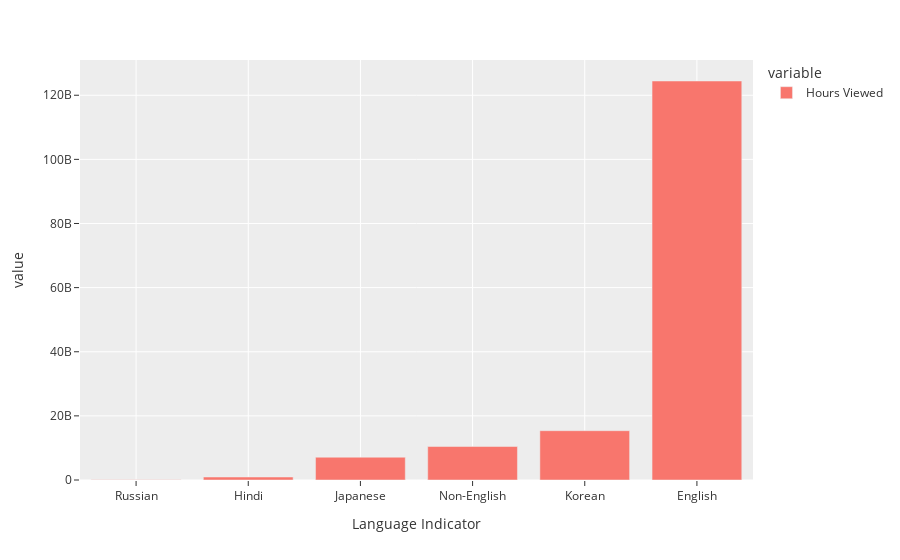
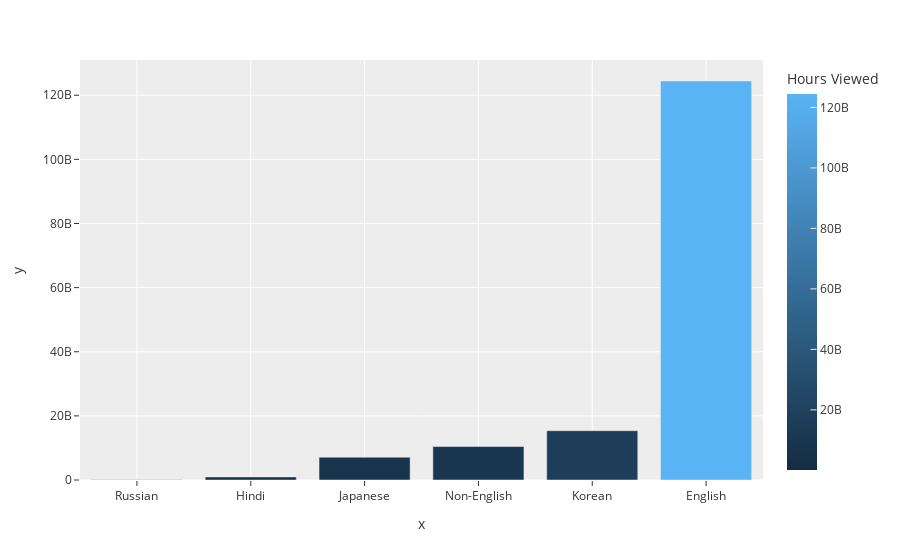

Notebook code for these charts, in order:
### Code cell
# Bar chart for views by lang

fig4 = px.bar(viewbylang,
              x=["Russian", "Hindi", "Japanese", "Non-English", "Korean", "English"],
              y = viewbylang.values, color='Hours Viewed')
fig5 = px.bar(vbl)
fig5.show()
fig4.show()

### Figure 1 — Plotly figure (JSON) as saved in the notebook; plotly's stock layout.template omitted (floating-point values rounded to 4 significant figures)
{"data": [{"alignmentgroup": "True", "hovertemplate": "variable=Hours Viewed<br>Language Indicator=%{x}<br>value=%{y}<extra></extra>", "legendgroup": "Hours Viewed", "marker": {"color": "#F8766D", "pattern": {"shape": ""}}, "name": "Hours Viewed", "offsetgroup": "Hours Viewed", "orientation": "v", "showlegend": true, "textposition": "auto", "type": "bar", "x": ["Russian", "Hindi", "Japanese", "Non-English", "Korean", "English"], "xaxis": "x", "y": [114600000, 926100000, 7102000000, 10439100000, 15378400000, 124441700000], "yaxis": "y"}], "layout": {"autosize": true, "barmode": "relative", "legend": {"title": {"text": "variable"}, "tracegroupgap": 0}, "margin": {"t": 60}, "xaxis": {"anchor": "y", "autorange": true, "domain": [0, 1], "range": [-0.5, 5.5], "title": {"text": "Language Indicator"}, "type": "category"}, "yaxis": {"anchor": "x", "autorange": true, "domain": [0, 1], "range": [0, 131000000000.0], "title": {"text": "value"}, "type": "linear"}}}

### Figure 2 — Plotly figure (JSON) as saved in the notebook; plotly's stock layout.template omitted (floating-point values rounded to 4 significant figures)
{"data": [{"alignmentgroup": "True", "hovertemplate": "x=%{x}<br>y=%{y}<br>Hours Viewed=%{marker.color}<extra></extra>", "legendgroup": "", "marker": {"color": [114600000, 926100000, 7102000000, 10439100000, 15378400000, 124441700000], "coloraxis": "coloraxis", "pattern": {"shape": ""}}, "name": "", "offsetgroup": "", "orientation": "v", "showlegend": false, "textposition": "auto", "type": "bar", "x": ["Russian", "Hindi", "Japanese", "Non-English", "Korean", "English"], "xaxis": "x", "y": [114600000, 926100000, 7102000000, 10439100000, 15378400000, 124441700000], "yaxis": "y"}], "layout": {"autosize": true, "barmode": "relative", "coloraxis": {"colorbar": {"title": {"text": "Hours Viewed"}}, "colorscale": [[0, "rgb(20,44,66)"], [1, "rgb(90,179,244)"]]}, "legend": {"tracegroupgap": 0}, "margin": {"t": 60}, "xaxis": {"anchor": "y", "autorange": true, "domain": [0, 1], "range": [-0.5, 5.5], "title": {"text": "x"}, "type": "category"}, "yaxis": {"anchor": "x", "autorange": true, "domain": [0, 1], "range": [0, 131000000000.0], "title": {"text": "y"}, "type": "linear"}}}
